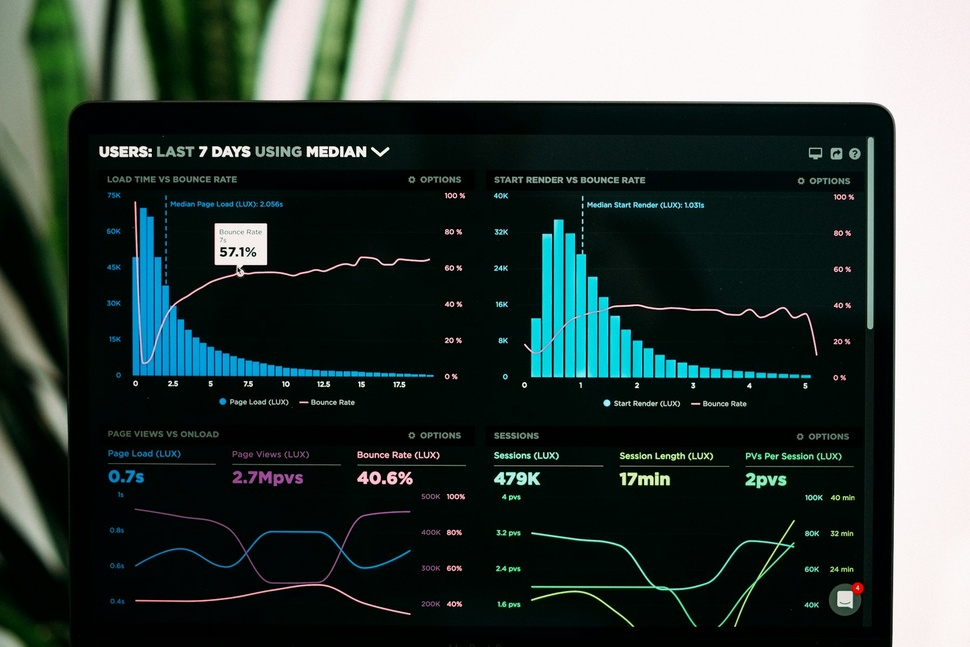
#> input picture belberry/web_projects/acoola/assets/photos/hero_dashboard.jpg, 970 x 647 px, shrunk from 1800 x 1200 before the run
$ python prep_assets.py
#> lines starting #> are read from the running program, lines starting #| are printed output that depends on the picture
"""Pre-crop Unsplash photos to target aspect ratios so PowerPoint won't stretch."""

from PIL import Image, ImageFilter, ImageEnhance
import os

CROPS = [
    # (source, target, target_aspect, brightness)
    ("hero_dashboard.jpg", "hero_dashboard_169.jpg", 16/9, 1.0),
    ("banking.jpg",        "banking_portrait.jpg",  4.78/5.5, 1.0),
    ("team.jpg",           "team_portrait.jpg",     4.63/5.5, 1.0),
    ("handshake.jpg",      "handshake_169.jpg",     13.333/7.5, 1.0),
    ("meeting.jpg",        "meeting_169.jpg",       13.333/7.5, 1.0),
    ("code.jpg",           "code_169.jpg",          16/9, 1.0),
    ("analytics.jpg",      "analytics_wide.jpg",    13.333/2.5, 1.0),
    ("chart.jpg",          "chart_wide.jpg",        13.333/2.5, 1.0),
]

src_dir = "assets/photos"

for src, dst, target_aspect, brightness in CROPS:
    src_path = os.path.join(src_dir, src)
    dst_path = os.path.join(src_dir, dst)
    if not os.path.exists(src_path):
        print(f"SKIP {src} (missing)")
        continue
    img = Image.open(src_path)
#> img is the input picture: PIL image 970x647 RGB; mean R, G, B 56.5, 68.4, 64.8
    w, h = img.size
#> w = 970; h = 647
    img_aspect = w / h
#> img_aspect = 1.5
    if img_aspect > target_aspect:
        # too wide — crop sides
        new_w = int(h * target_aspect)
        offset = (w - new_w) // 2
        cropped = img.crop((offset, 0, offset + new_w, h))
    else:
        # too tall — crop top/bottom
        new_h = int(w / target_aspect)
#> new_h = 545
        offset = (h - new_h) // 2
#> offset = 51
        cropped = img.crop((0, offset, w, offset + new_h))
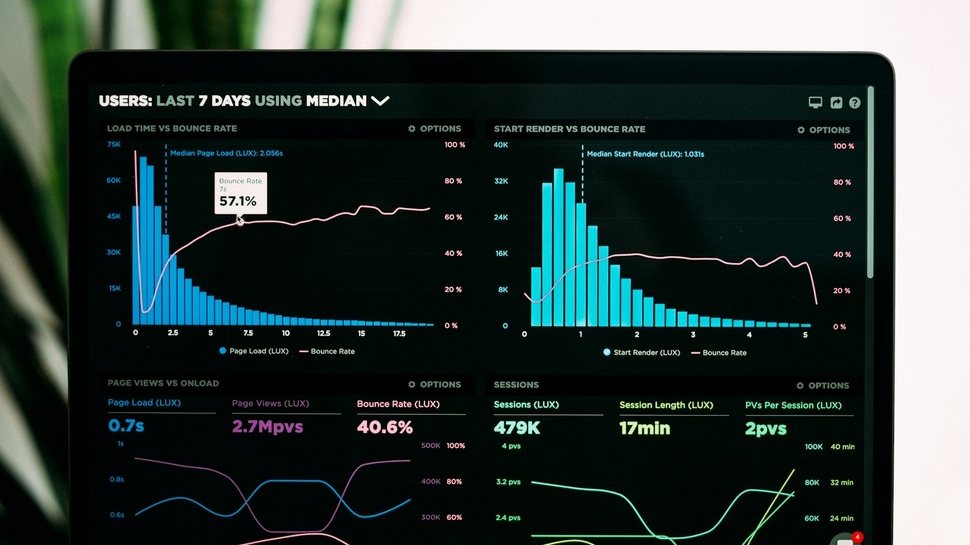
#> cropped: PIL image 970x545 RGB; mean R, G, B 46.8, 59.9, 57.2
    if brightness != 1.0:
        cropped = ImageEnhance.Brightness(cropped).enhance(brightness)
    cropped.save(dst_path, quality=88, optimize=True)
    print(f"OK {dst}: {cropped.size}")
#| OK hero_dashboard_169.jpg: (970, 545)
#> pass 2 of the loop `for src, dst, target_aspect, brightness in CROPS:`:
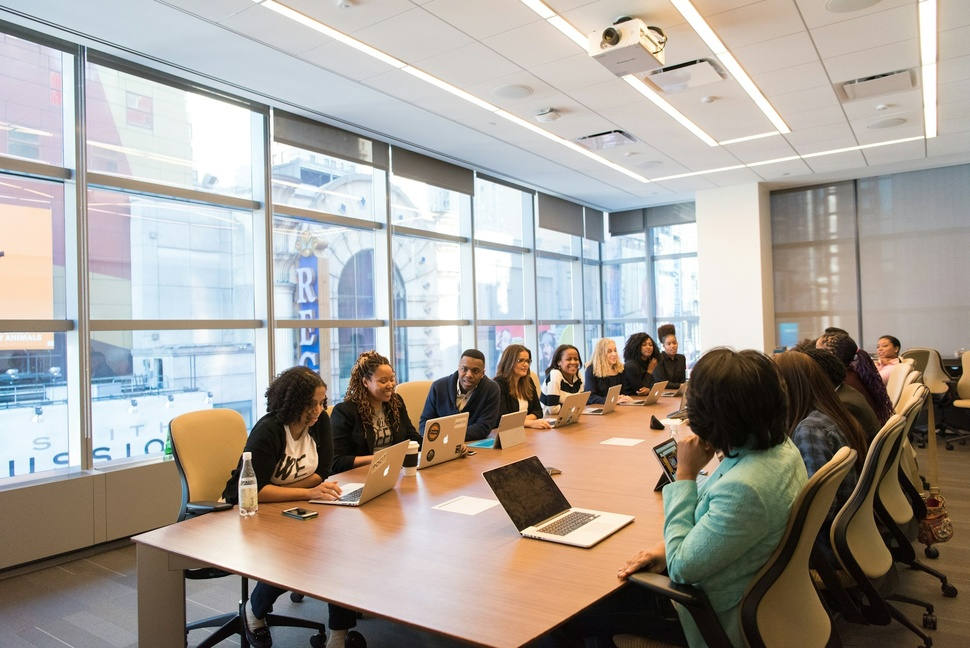
#> input picture belberry/web_projects/acoola/assets/photos/banking.jpg, 970 x 648 px, shrunk from 1800 x 1202 before the run
#> img is the input picture: PIL image 970x648 RGB; mean R, G, B 166.3, 159.5, 151.9
#> `cropped = img.crop((offset, 0, offset + new_w, h))`:
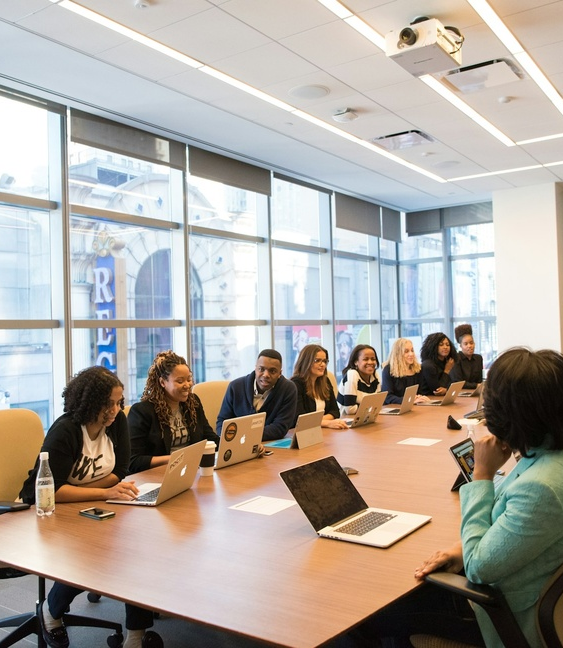
#> cropped: PIL image 563x648 RGB; mean R, G, B 174.8, 167.2, 159.4
#| OK banking_portrait.jpg: (563, 648)
#> pass 3 of the loop `for src, dst, target_aspect, brightness in CROPS:`:
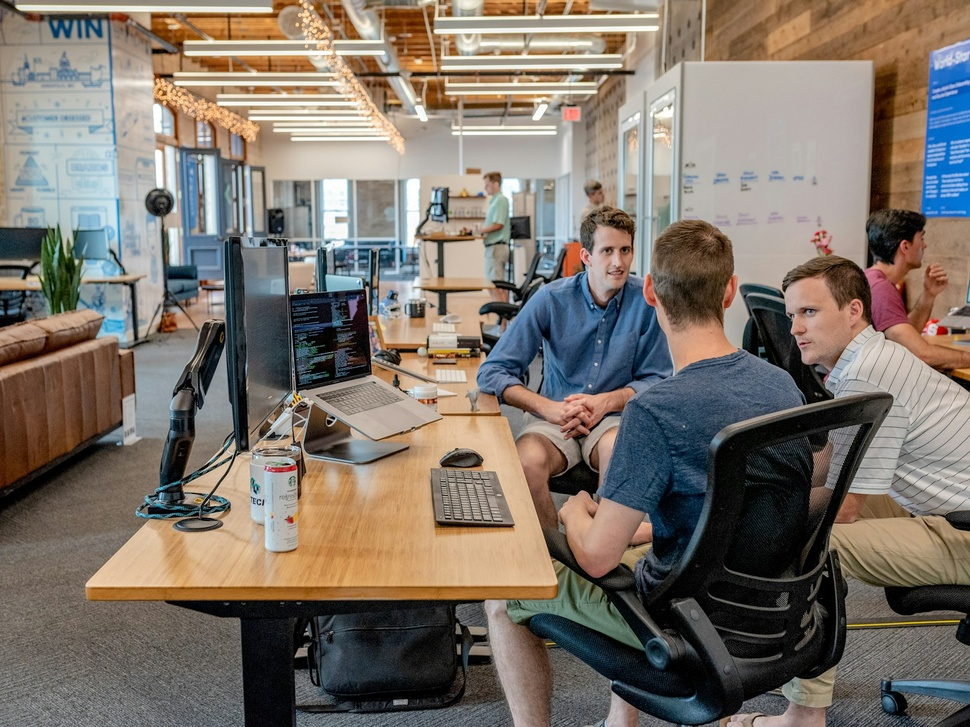
#> input picture belberry/web_projects/acoola/assets/photos/team.jpg, 970 x 727 px, shrunk from 1800 x 1350 before the run
#> img is the input picture: PIL image 970x727 RGB; mean R, G, B 124.6, 115.5, 106.1
#> `cropped = img.crop((offset, 0, offset + new_w, h))`:
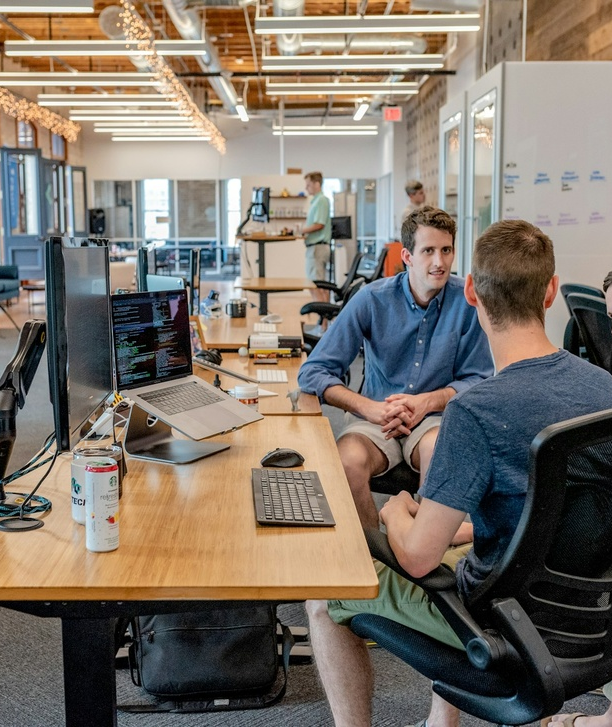
#> cropped: PIL image 612x727 RGB; mean R, G, B 124.5, 115.4, 105.5
#| OK team_portrait.jpg: (612, 727)
#> the loop made 8 passes; the first 3 are shown

print("done")
